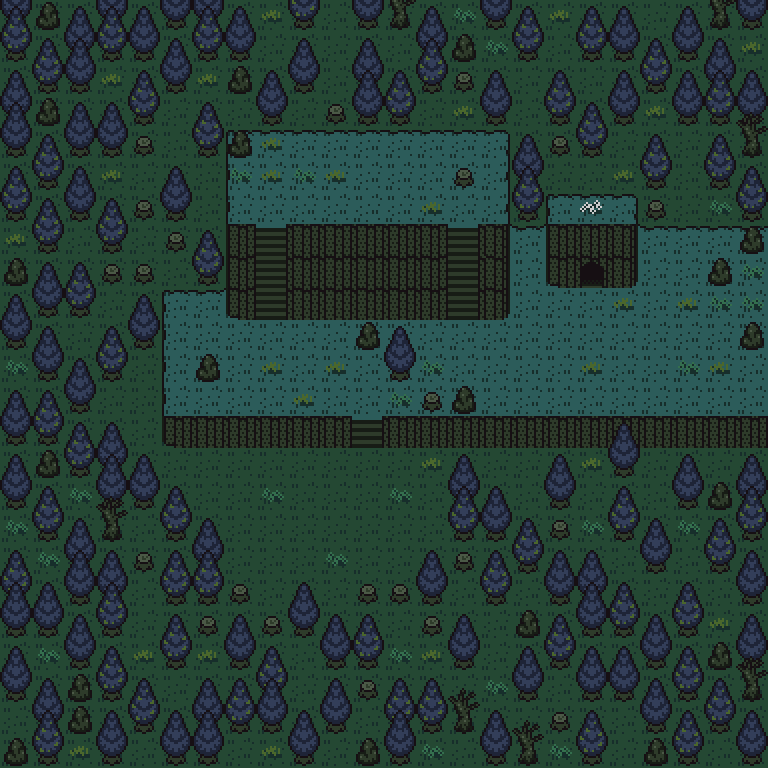

This is a level from a 2D game, rendered from its Tiled map with the project's own tilesets. A one-line summary and the map file follow, with tile-layer data summarised:
An orthogonal 24x24 tile map with 32x32 px tiles, 7 tile layers (Ground, Cliff, Trees_0, Trees_1, ...) and 58 objects.

<map version="1.2" tiledversion="1.3.1" orientation="orthogonal" renderorder="right-down" compressionlevel="0" width="24" height="24" tilewidth="32" tileheight="32" infinite="0" nextlayerid="14" nextobjectid="63">
 <tileset firstgid="1" source="Map_Tiles_Tinted.tsx" />
 <layer id="1" name="Ground" width="24" height="24">
  <data>[576 cells, 576 non-empty, 4 distinct tile ids]</data>
 </layer>
 <layer id="2" name="Cliff" width="24" height="24">
  <data>[576 cells, 159 non-empty, 14 distinct tile ids]</data>
 </layer>
 <layer id="3" name="Trees_0" width="24" height="24">
  <data>[576 cells, 59 non-empty, 4 distinct tile ids]</data>
 </layer>
 <layer id="4" name="Trees_1" width="24" height="24">
  <data>[576 cells, 105 non-empty, 4 distinct tile ids]</data>
 </layer>
 <layer id="5" name="Trees_2" width="24" height="24">
  <data>[576 cells, 74 non-empty, 4 distinct tile ids]</data>
 </layer>
 <layer id="8" name="Trees_3" width="24" height="24">
  <data>[576 cells, 39 non-empty, 4 distinct tile ids]</data>
 </layer>
 <layer id="7" name="Etc_0" width="24" height="24">
  <data>[576 cells, 110 non-empty, 7 distinct tile ids]</data>
 </layer>
 <objectgroup id="11" name="Collisions">
  <object id="1" x="384" y="416" width="384" height="32" />
  <object id="2" x="160" y="416" width="192" height="32" />
  <object id="3" x="448" y="448" width="32" height="128" />
  <object id="4" x="416" y="544" width="32" height="64" />
  <object id="5" x="352" y="576" width="64" height="32" />
  <object id="6" x="288" y="576" width="32" height="64" />
  <object id="8" x="224" y="576" width="32" height="32" />
  <object id="9" x="256" y="608" width="32" height="32" />
  <object id="10" x="192" y="512" width="32" height="96" />
  <object id="11" x="160" y="480" width="32" height="128" />
  <object id="12" x="128" y="448" width="32" height="64" />
  <object id="13" x="96" y="416" width="32" height="128" />
  <object id="14" x="0" y="352" width="96" height="128" />
  <object id="15" x="96" y="320" width="32" height="64" />
  <object id="16" x="128" y="288" width="32" height="128" />
  <object id="17" x="0" y="224" width="224" height="64" />
  <object id="18" x="0" y="0" width="224" height="224" />
  <object id="19" x="224" y="0" width="288" height="128" />
  <object id="20" x="512" y="0" width="32" height="224" />
  <object id="21" x="544" y="0" width="96" height="192" />
  <object id="22" x="640" y="0" width="128" height="224" />
  <object id="23" x="320" y="608" width="64" height="64" />
  <object id="24" x="416" y="608" width="32" height="32" />
  <object id="25" x="480" y="480" width="32" height="64" />
  <object id="28" x="480" y="544" width="32" height="64" />
  <object id="29" x="512" y="512" width="32" height="64" />
  <object id="30" x="544" y="448" width="224" height="96" />
  <object id="31" x="544" y="544" width="224" height="224" />
  <object id="32" x="0" y="480" width="96" height="288" />
  <object id="33" x="96" y="544" width="64" height="224" />
  <object id="34" x="160" y="608" width="96" height="160" />
  <object id="35" x="256" y="640" width="64" height="128" />
  <object id="36" x="320" y="672" width="64" height="128" />
  <object id="37" x="384" y="608" width="32" height="160" />
  <object id="38" x="416" y="640" width="32" height="128" />
  <object id="39" x="448" y="576" width="32" height="192" />
  <object id="40" x="480" y="608" width="32" height="160" />
  <object id="41" x="512" y="576" width="32" height="192" />
  <object id="42" x="0" y="288" width="96" height="64" />
  <object id="43" x="704" y="256" width="32" height="32" />
  <object id="44" x="736" y="224" width="32" height="32" />
  <object id="45" x="736" y="320" width="32" height="32" />
  <object id="46" x="352" y="320" width="32" height="32" />
  <object id="47" x="192" y="352" width="32" height="32" />
  <object id="48" x="384" y="320" width="32" height="64" />
  <object id="49" x="416" y="384" width="64" height="32" />
  <object id="50" x="448" y="160" width="32" height="32" />
  <object id="51" x="224" y="128" width="32" height="32" />
  <object id="52" x="224" y="224" width="32" height="96" />
  <object id="53" x="288" y="224" width="160" height="96" />
  <object id="54" x="480" y="224" width="32" height="96" />
  <object id="55" x="544" y="224" width="32" height="64" />
  <object id="56" x="576" y="224" width="32" height="32" />
  <object id="57" x="608" y="224" width="32" height="64" />
  <object id="59" x="577" y="255" width="31" height="24" />
 </objectgroup>
 <objectgroup id="12" name="Exit">
  <object id="58" x="576" y="256" width="32" height="39" />
  <object id="60" x="768" y="0" width="64" height="768" />
 </objectgroup>
 <objectgroup id="13" name="Start">
  <object id="62" x="256" y="544" width="32" height="32" />
 </objectgroup>
</map>